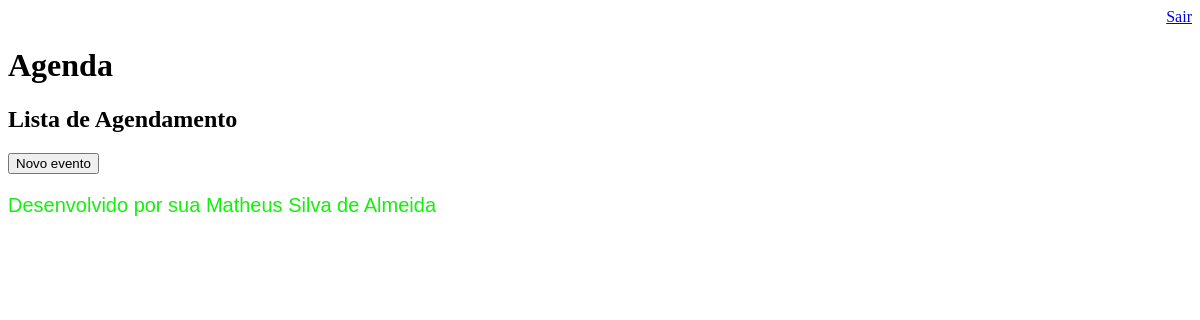
Page /agenda/ (signed in) on the earlier database version.
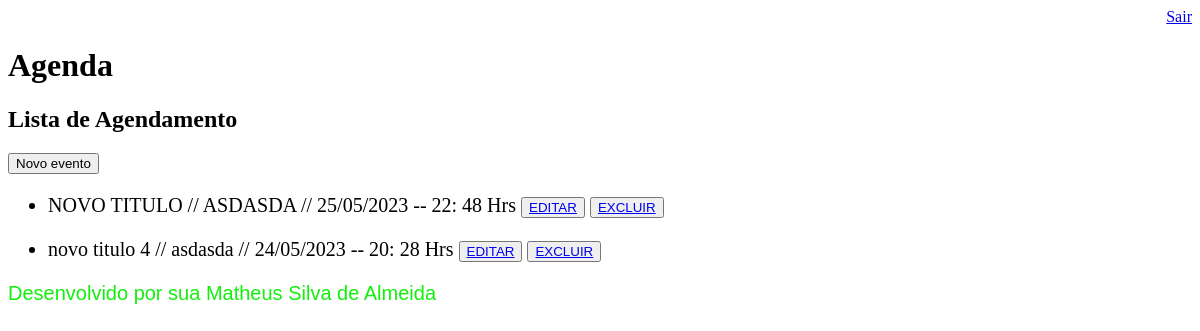
Same page on the later database version.
### app_hellodjango/models.py (models this page shows, shortened)
class evento(models.Model):
    titulo = models.CharField(max_length=100)
    descricao = models.TextField(blank=True,null=True)
    data_evento = models.DateTimeField(verbose_name= 'Data do Evento')
    data_criacao = models.DateTimeField(auto_now=True)
    usuario = models.ForeignKey(User,on_delete=models.CASCADE)
    class Meta:
        db_table = 'evento'
    def get_data_evento(self):
        return self.data_evento.strftime('%d/%m/%Y -- %H: %M Hrs')
    def get_evento_atrasado(self):
        if self.data_evento < datetime.now():
            return True
        else:
            return False

### app_hellodjango/views.py (the view)
# urls.py: path('agenda/', views.lista_eventos),
@login_required(login_url='/login/')
def lista_eventos(request):
    usuario = request.user
    data_atual = datetime.now() - timedelta(hours=24)
    Evento = evento.objects.filter(usuario=usuario,
                                   data_evento__gt=data_atual)    #filter(usuario=usuario)
    dados = {'eventos':Evento}
    return render(request, 'agenda.html', dados)

### templates/agenda.html (shortened to what this page needs)
{% extends "model-page.html" %}
{% block content %}
    <h2>Lista de Agendamento</h2>
    <a href="evento/">
    <button type="button">Novo evento</button>
    </a>
    <ul style="font-size: 20px;">
        {% for evento in eventos %}
    <p>
    <li>
        <div style= >
        {{evento.titulo}}  //  {{evento.descricao}}   //  {{evento.get_data_evento}}
        <button><a href="evento/?id={{evento.id}}"> EDITAR </a></button>
        <button><a href="evento/delete/{{evento.id}}/"> EXCLUIR </a></button>
        </div>
     </li>
    </p>
        {% endfor %}
    </ul>
{% endblock %}

Differences in the rows shown:
now on this page (row edited): evento: titulo "NOVO TITULO", descricao "ASDASDA", get_data_evento "25/05/2023 -- 22: 48 Hrs"
added evento: titulo "novo titulo 4", descricao "asdasda", get_data_evento "24/05/2023 -- 20: 28 Hrs"
